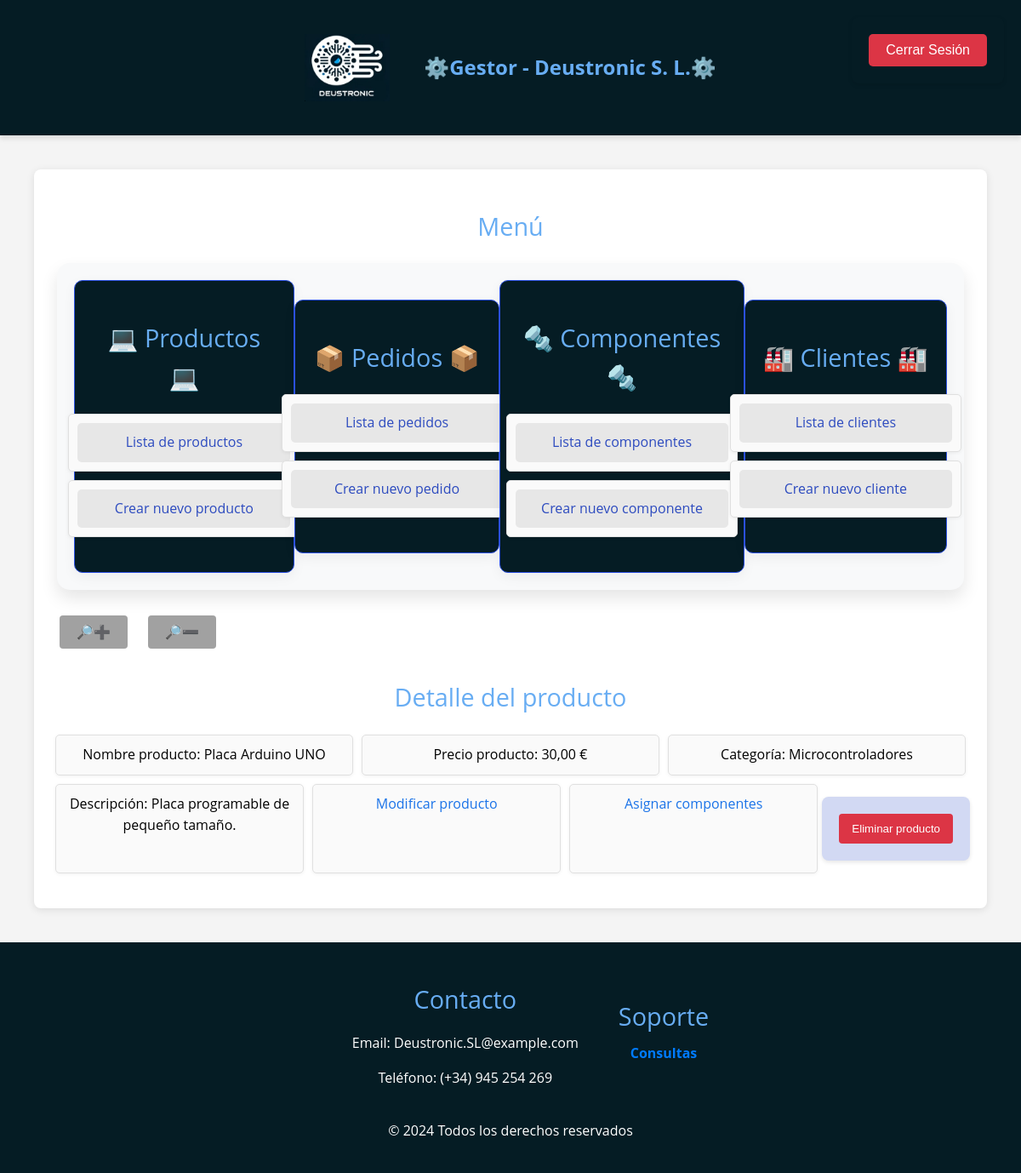
The page /appDjango/productos/11 (signed in) on the database its author committed.
### appDjango/models.py (models this page shows, shortened)
class Producto(models.Model):
    referencia_producto = models.AutoField(primary_key=True)
    nombre_producto = models.CharField(max_length=255)
    precio_producto = models.DecimalField(max_digits=10, decimal_places=2)
    descripcion_producto = models.TextField()
    categoria_producto = models.CharField(max_length=100)
    class Meta:
        verbose_name_plural = "Productos"
        verbose_name = "Producto"
        ordering = ["nombre_producto"]

### appDjango/views.py (the view)
# urls.py: path('productos/<int:pk>', ProductoDetailView.as_view(), name='productos_show'),
class ProductoDetailView(LoginRequiredMixin, DetailView):
    model = Producto
    login_url = 'login'
    redirect_field_name = 'redirect_to'

### templates/appDjango/producto_detail.html (shortened to what this page needs)
{% extends 'base.html' %}
{% block contenido %}
    <h2>Detalle del producto</h2>
    {% if object %}
        <ul>
            <li>Nombre producto: {{ object.nombre_producto }}</li>
            <li>Precio producto: {{ object.precio_producto }} €</li>
            <li>Categoría: {{ object.categoria_producto }}</li>
            <li>Descripción: {{ object.descripcion_producto }}</li>
            <li><a href="{% url 'producto_update' object.pk %}">Modificar producto</a></li>
            <li><a href="{% url 'asignar_componentes_producto' object.pk %}">Asignar componentes</a></li>
            <form method="post" action="{% url 'producto_delete' object.pk %}">
                <button type="submit" class="boton-borrar">Eliminar producto</button>
            </form>
        </ul>
    {% else %}
        <p>No existe este producto.</p>
    {% endif %}
{% endblock %}

### static/css/estilos.css (style rules this page uses)
body { font-family: 'Open Sans', Arial, sans-serif; background-color: #f4f4f4; color: black; line-height: 1.6; margin: 0; padding: 0; }
h1, h2 { color: #68adf3; font-weight: normal; }
h2 { font-size: 1.8rem; margin-bottom: 0.5rem; text-align: center; }
ul { list-style: none; padding: 0; display: flex; flex-wrap: wrap; justify-content: center; }
ul li { background-color: #fafafa; border: 1px solid #e0e0e0; border-radius: 5px; padding: 10px; box-shadow: 0 1px 4px rgba(0, 0, 0, 0.06); margin: 5px; text-align: center; flex: 1 0 250px; }
ul li a { color: #1a73e8; text-decoration: none; }
form { margin: 20px auto; padding: 20px; background-color: #d2d9f3; border-radius: 8px; box-shadow: 0 2px 5px rgba(0, 0, 0, 0.1); }
button.boton-borrar { background-color: #dc3545; color: white; border: none; border-radius: 4px; padding: 10px 15px; cursor: pointer; transition: background-color 0.3s; box-sizing: border-box; }

### rows shown on the page
Producto: nombre_producto "Placa Arduino UNO", precio_producto "30,00", categoria_producto "Microcontroladores", descripcion_producto "Placa programable de pequeño tamaño."
